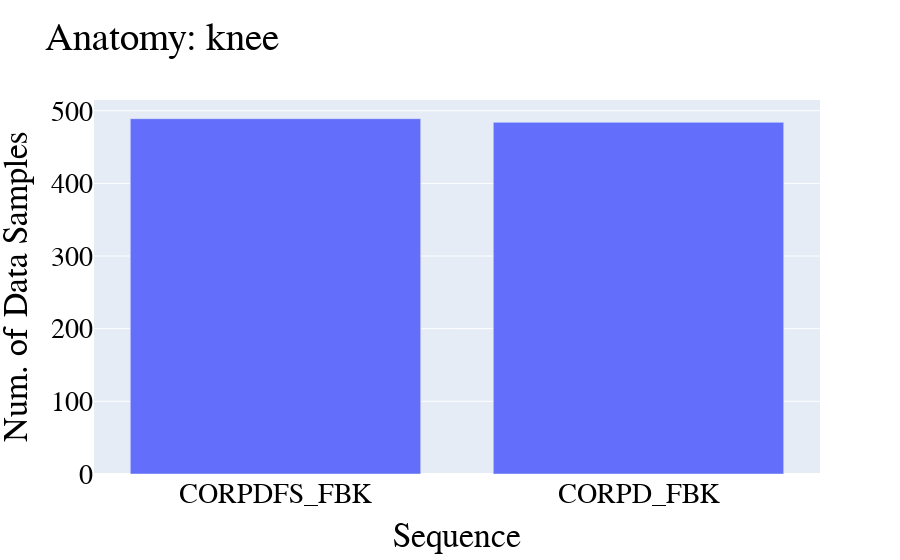

Here is the notebook cell this chart was saved with:
### Code cell
import plotly.express as px

names = list(df.index.get_level_values(0).unique())
# tesla info identical to above

fig = px.bar(df, x=names, y=df['filename'], title=f'Anatomy: knee')
fig.update_layout(
    xaxis_title="Sequence", 
    yaxis_title="Num. of Data Samples",
    font=dict(
        family="Times New Roman",
        size=28,
        color="black"
    )
)
fig.show()

### Figure 1 — Plotly figure (JSON) as saved in the notebook; plotly's stock layout.template omitted (floating-point values rounded to 4 significant figures)
{"data": [{"alignmentgroup": "True", "hovertemplate": "x=%{x}<br>filename=%{y}<extra></extra>", "legendgroup": "", "marker": {"color": "#636efa", "pattern": {"shape": ""}}, "name": "", "offsetgroup": "", "orientation": "v", "showlegend": false, "textposition": "auto", "type": "bar", "x": ["CORPDFS_FBK", "CORPD_FBK"], "xaxis": "x", "y": [489, 484], "yaxis": "y"}], "layout": {"barmode": "relative", "font": {"color": "black", "family": "Times New Roman", "size": 28}, "legend": {"tracegroupgap": 0}, "title": {"text": "Anatomy: knee"}, "xaxis": {"anchor": "y", "domain": [0, 1], "title": {"text": "Sequence"}}, "yaxis": {"anchor": "x", "domain": [0, 1], "title": {"text": "Num. of Data Samples"}}}}
